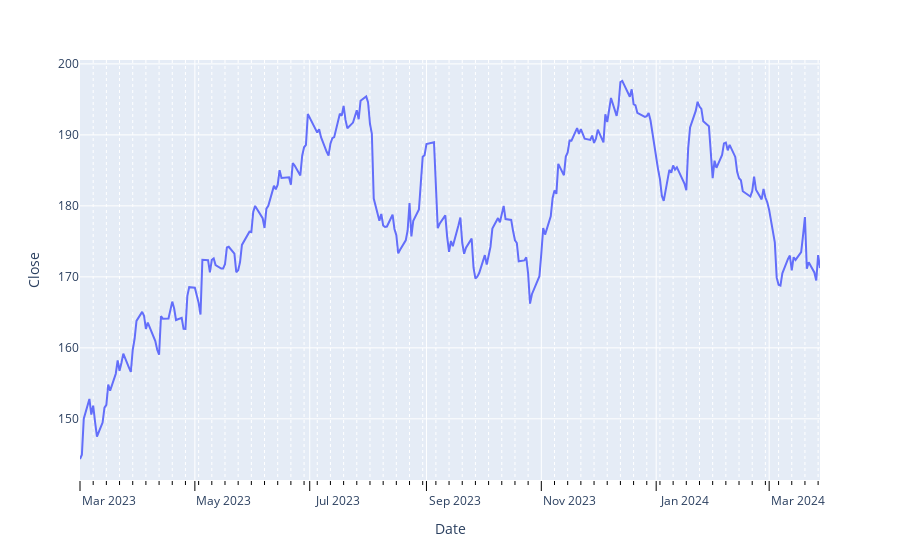

The code cell stored with this chart in its notebook:
### Markdown cell above
Let's zoom in

Visualizing the CLOSING PRICE over the DATE for the year of 2023/03 - 2024/03

### Code cell
import plotly.express as px

Ap_2023 = Ap.loc[(Ap["Date"] >= "2023-03-01")]

fig = px.line(Ap_2023, x='Date', y='Close')
fig.update_xaxes(ticks= "outside",
                 ticklabelmode= "period", 
                 tickcolor= "black", 
                 ticklen=10, 
                 minor=dict(
                     ticklen=4,  
                     dtick=7*24*60*60*1000,  
                     tick0="2023-03-01", 
                     griddash='dot', 
                     gridcolor='white')
                )

fig.show()

### Figure 1 — Plotly figure (JSON) as saved in the notebook; plotly's stock layout.template omitted (floating-point values rounded to 4 significant figures; data arrays with more than 128 entries replaced by an {"elided": "..."} marker saying what was removed)
{"data": [{"hovertemplate": "Date=%{x}<br>Close=%{y}<extra></extra>", "legendgroup": "", "line": {"color": "#636efa", "dash": "solid"}, "marker": {"symbol": "circle"}, "mode": "lines", "name": "", "orientation": "v", "showlegend": false, "type": "scatter", "x": {"elided": "272 str values"}, "xaxis": "x", "y": {"elided": "272 float values"}, "yaxis": "y"}], "layout": {"legend": {"tracegroupgap": 0}, "margin": {"t": 60}, "xaxis": {"anchor": "y", "domain": [0, 1], "minor": {"dtick": 604800000, "gridcolor": "white", "griddash": "dot", "tick0": "2023-03-01", "ticklen": 4}, "tickcolor": "black", "ticklabelmode": "period", "ticklen": 10, "ticks": "outside", "title": {"text": "Date"}}, "yaxis": {"anchor": "x", "domain": [0, 1], "title": {"text": "Close"}}}}
